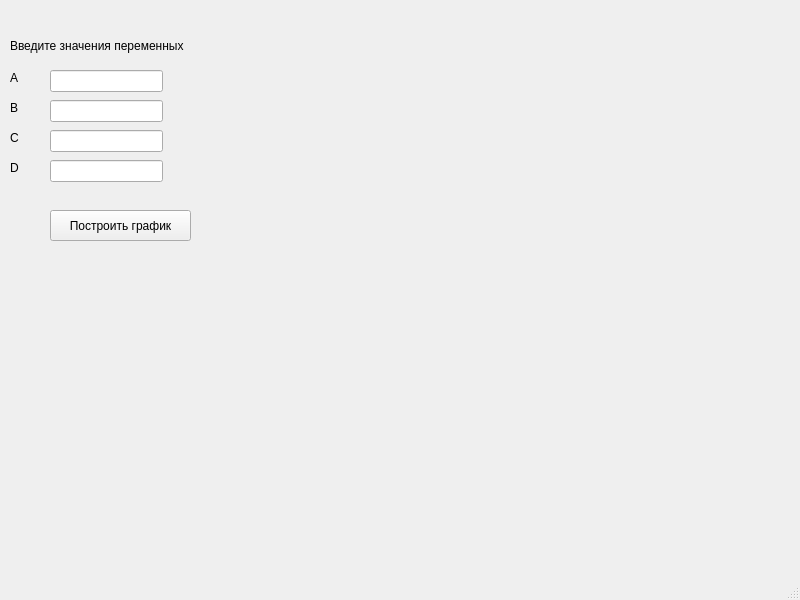
<?xml version="1.0" encoding="UTF-8"?>
<ui version="4.0">
 <class>MainWindow</class>
 <widget class="QMainWindow" name="MainWindow">
  <property name="geometry">
   <rect>
    <x>0</x>
    <y>0</y>
    <width>800</width>
    <height>600</height>
   </rect>
  </property>
  <property name="windowTitle">
   <string>MainWindow</string>
  </property>
  <widget class="QWidget" name="centralwidget">
   <widget class="QLabel" name="label">
    <property name="geometry">
     <rect>
      <x>10</x>
      <y>30</y>
      <width>191</width>
      <height>31</height>
     </rect>
    </property>
    <property name="text">
     <string>Введите значения переменных</string>
    </property>
   </widget>
   <widget class="QLineEdit" name="lineEdit">
    <property name="geometry">
     <rect>
      <x>50</x>
      <y>70</y>
      <width>113</width>
      <height>22</height>
     </rect>
    </property>
   </widget>
   <widget class="QLineEdit" name="lineEdit_2">
    <property name="geometry">
     <rect>
      <x>50</x>
      <y>100</y>
      <width>113</width>
      <height>22</height>
     </rect>
    </property>
   </widget>
   <widget class="QLineEdit" name="lineEdit_3">
    <property name="geometry">
     <rect>
      <x>50</x>
      <y>130</y>
      <width>113</width>
      <height>22</height>
     </rect>
    </property>
   </widget>
   <widget class="QLineEdit" name="lineEdit_4">
    <property name="geometry">
     <rect>
      <x>50</x>
      <y>160</y>
      <width>113</width>
      <height>22</height>
     </rect>
    </property>
   </widget>
   <widget class="QLabel" name="label_2">
    <property name="geometry">
     <rect>
      <x>10</x>
      <y>70</y>
      <width>55</width>
      <height>16</height>
     </rect>
    </property>
    <property name="text">
     <string>А</string>
    </property>
   </widget>
   <widget class="QLabel" name="label_3">
    <property name="geometry">
     <rect>
      <x>10</x>
      <y>100</y>
      <width>55</width>
      <height>16</height>
     </rect>
    </property>
    <property name="text">
     <string>B</string>
    </property>
   </widget>
   <widget class="QLabel" name="label_4">
    <property name="geometry">
     <rect>
      <x>10</x>
      <y>130</y>
      <width>55</width>
      <height>16</height>
     </rect>
    </property>
    <property name="text">
     <string>C</string>
    </property>
   </widget>
   <widget class="QLabel" name="label_5">
    <property name="geometry">
     <rect>
      <x>10</x>
      <y>160</y>
      <width>55</width>
      <height>16</height>
     </rect>
    </property>
    <property name="text">
     <string>D</string>
    </property>
   </widget>
   <widget class="QPushButton" name="pushButton">
    <property name="geometry">
     <rect>
      <x>50</x>
      <y>210</y>
      <width>141</width>
      <height>31</height>
     </rect>
    </property>
    <property name="text">
     <string>Построить график</string>
    </property>
   </widget>
   <widget class="QChartView" name="widget" native="true">
    <property name="geometry">
     <rect>
      <x>270</x>
      <y>40</y>
      <width>501</width>
      <height>441</height>
     </rect>
    </property>
   </widget>
  </widget>
  <widget class="QMenuBar" name="menubar">
   <property name="geometry">
    <rect>
     <x>0</x>
     <y>0</y>
     <width>800</width>
     <height>26</height>
    </rect>
   </property>
  </widget>
  <widget class="QStatusBar" name="statusbar"/>
 </widget>
 <customwidgets>
  <customwidget>
   <class>QChartView</class>
   <extends>QWidget</extends>
   <header>qchartview.h</header>
   <container>1</container>
  </customwidget>
 </customwidgets>
 <resources/>
 <connections/>
</ui>
